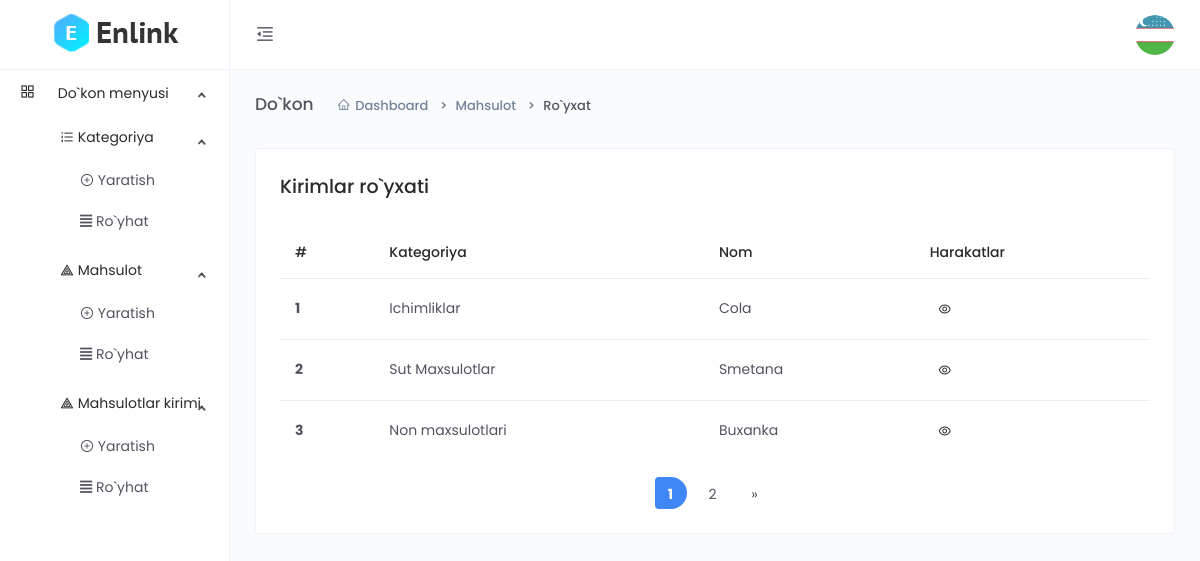
The page /dashboard/list-product-enter/ (signed in) on the database its author committed.
### main/models.py (models this page shows, shortened)
class User(AbstractUser):
    avatar = models.ImageField(upload_to='avatar/',default='avatar/default.png')
    address = models.CharField(max_length=255, blank=True, null=True)
    phone = models.CharField(max_length=255, blank=True, null=True)
    zip_code = models.IntegerField(blank=True, null=True)
    class Meta(AbstractUser.Meta):
        swappable = "AUTH_USER_MODEL"

class CodeGenerate(models.Model):
    code = models.CharField(max_length=255, blank=True,unique=True)
    class Meta:
        abstract = True

class Product(CodeGenerate):
    category = models.ForeignKey(Category, on_delete=models.CASCADE)
    name = models.CharField(max_length=255)
    body = models.TextField()
    price = models.DecimalField(decimal_places=2, max_digits=10)
    discount_price = models.DecimalField(decimal_places=2, max_digits=10,
                                         blank=True, null=True)
    banner_img = models.ImageField(upload_to='banner-img/')
    quantity = models.IntegerField()
    delivery = models.BooleanField(default=False)

class Category(CodeGenerate):
    name = models.CharField(max_length=255, unique=True)

### main/funcs.py (the view)
    def wrapper(request, *args, **kwargs):
        if request.user.is_staff:
            return func(request,*args, **kwargs)
        else:
            return redirect('front:index')

### main/dashboard/views.py (called while the page is built)
def paginator_page(List,num,request):
    paginator = Paginator(List,num)
    page = request.GET.get('page')
    try:
        List = paginator.page(page)
    except PageNotAnInteger:
        List = paginator.page(1)
    except EmptyPage:
        List = paginator.page(paginator.num_pages)
    return List

@staff_required
def list_product_enter(request):
    products = models.Product.objects.all()
    context = {
          'products':paginator_page(products,3,request),
    }
    return render(request, 'dashboard/enter_product/list.html', context)

### main/funcs.py (called while the page is built)
def staff_required(func):
    def wrapper(request, *args, **kwargs):
        if request.user.is_staff:
            return func(request,*args, **kwargs)
        else:
            return redirect('front:index')
    return wrapper

### templates/dashboard/enter_product/list.html (shortened to what this page needs)
{% extends 'dashboard/base.html' %}
{% block content %}
<div class="main-content">
    <div class="page-header">
        <h2 class="header-title">Do`kon</h2>
        <div class="header-sub-title">
            <nav class="breadcrumb breadcrumb-dash">
                <a href="#" class="breadcrumb-item"><i class="anticon anticon-home m-r-5"></i>Dashboard</a>
                <a class="breadcrumb-item" href="#">Mahsulot</a>
                <span class="breadcrumb-item active">Ro`yxat</span>
            </nav>
        </div>
    </div>
    <div class="card">
        <div class="card-body">
            <h4>Kirimlar ro`yxati</h4>
            <div class="m-t-25">
                <div class="table-responsive">
                    <table class="table">
                        <thead>
                            <tr>
                                <th scope="col">#</th>
                                <th scope="col">Kategoriya</th>
                                <th scope="col">Nom</th>
                                <th scope="col">Harakatlar</th>
                            </tr>
                        </thead>
                        <tbody>
                            {% for product in products %}
                            <tr>
                                <th scope="row">{{forloop.counter}}</th>
                                <td>{{product.category.name}}</td>
                                <td>{{product.name}}</td>
                                <td>
                                    <a href="{% url 'dashboard:detail_product_enter' product.code %}" class="btn btn-icon btn-hover btn-sm btn-rounded">
                                        <i class="anticon anticon-eye"></i>
                                    </a>
                                </td>
                            </tr>
                            {% endfor %}
                        </tbody>
                    </table>
                    {% if products.paginator.num_pages > 1 %}
                        <div class="pagination-area">
                            <nav aria-label="Page navigation example">
                                <ul class="pagination justify-content-center">
                                    {% for num in products.paginator.page_range %}
                                        {% if num == products.number %}
                                            <li class="page-item active">
                                            <strong> <a class="page-link" href="#" tabindex="-1">{{ num }}</a></strong>
                                            </li>
                                        {% elif num > products.number|add:'-2' and num < products.number|add:'2' %}
                                            <li class="page-item"><a class="page-link" href="?page={{ num }}">{{ num }}</a></li>
                                        {% endif %}
                                    {% endfor %}
                                    {% if products.has_next %}
                                        <li class="page-item">
                                            <a class="page-link" href="?page={{ products.next_page_number }}">
                                                &raquo;
                                            </a>
                                        </li>
                                    {% endif %}
                                </ul>
                            </nav>
                        </div>
                    {% endif %}
                </div>
            </div>
        </div>
    </div>
</div>
{% endblock %}

### templates/dashboard/base.html (shortened to what this page needs)
<!DOCTYPE html>
<html lang="en">
{% load static %}
<head>
    <link href="{% static 'dashboard/vendors/bootstrap-datepicker/bootstrap-datepicker.min.css' %}" rel="stylesheet">
    <link href="{% static 'dashboard/css/app.min.css' %}" rel="stylesheet">
</head>
<body>
    <div class="app">
        <div class="layout">
            <div class="header">
                <div class="logo logo-dark">
                    <a href="{% url 'dashboard:index' %}">
                        <img src="{% static 'dashboard/images/logo/logo.png' %}" alt="Logo">
                    </a>
                </div>
                <div class="nav-wrap">
                    <ul class="nav-left">
                        <li class="desktop-toggle">
                            <a href="javascript:void(0);">
                                <i class="anticon"></i>
                            </a>
                        </li>
                    </ul>
                    <ul class="nav-right">
                        <li class="dropdown dropdown-animated scale-left">
                            <div class="pointer" data-toggle="dropdown">
                                <div class="avatar avatar-image  m-h-10 m-r-15">
                                    <img src="{{user.avatar.url}}"  alt="">
                                </div>
                            </div>
                        </li>
                    </ul>
                </div>
            </div>
            <div class="side-nav">
                <div class="side-nav-inner">
                    <ul class="side-nav-menu scrollable">
                        <li class="nav-item dropdown open">
                            <a class="dropdown-toggle" href="javascript:void(0);">
                                <span class="icon-holder">
                                    <i class="anticon anticon-appstore"></i>
                                </span>
                                <span class="title">Do`kon menyusi</span>
                            </a>
                            <ul class="dropdown-menu">
                                <li>
                                    <li class="nav-item dropdown open">
                                        <a class="dropdown-toggle" href="javascript:void(0);">
                                            <span class="icon-holder">
                                                <i class="anticon anticon-ordered-list"></i>
                                            </span>
                                            <span class="title">Kategoriya</span>
                                        </a>
                                        <ul class="dropdown-menu">
                                            <li>
                                                <a href="{% url 'dashboard:category_create' %}">
                                                    <i class="anticon anticon-plus-circle"></i>
                                                    Yaratish
                                                </a>
                                            </li>
                                            <li>
                                                <a href="{% url 'dashboard:category_list' %}">
                                                    <span class="icon-holder">
                                                        <i class="fas fa-align-justify"></i>
                                                        Ro`yhat
                                                    </span>
                                                </a>
                                            </li>
                                        </ul>
                                    </li>
                                </li>
                                <li>
                                    <li class="nav-item dropdown open">
                                        <a class="dropdown-toggle" href="javascript:void(0);">
                                            <span class="icon-holder">
                                                <i class="anticon anticon-heat-map"></i>
                                            </span>
                                            <span class="title">Mahsulot</span>
                                        </a>
                                        <ul class="dropdown-menu">
                                            <li>
                                                <a href="{% url 'dashboard:product_create' %}">
                                                    <i class="anticon anticon-plus-circle"></i>
                                                    Yaratish
                                                </a>
                                            </li>
                                            <li>
                                                <a href="{% url 'dashboard:product_list' %}">
                                                    <i class="fas fa-align-justify"></i>
                                                    Ro`yhat
                                                </a>
                                            </li>
                                        </ul>
                                    </li>
                                </li>
                                <li>
                                    <li class="nav-item dropdown open">
                                        <a class="dropdown-toggle" href="javascript:void(0);">
                                            <span class="icon-holder">
                                                <i class="anticon anticon-heat-map"></i>
                                            </span>
                                            <span class="title">Mahsulotlar kirimi</span>
                                        </a>
                                        <ul class="dropdown-menu">
                                            <li>
                                                <a href="{% url 'dashboard:create_product_enter' %}">
                                                    <i class="anticon anticon-plus-circle"></i>
                                                    Yaratish
                                                </a>
                                            </li>
                                            <li>
                                                <a href="{% url 'dashboard:list_product_enter' %}">
                                                    <i class="fas fa-align-justify"></i>
                                                    Ro`yhat
                                                </a>
                                            </li>
                                        </ul>
                                    </li>
                                </li>
                            </ul>
                        </li>
                    </ul>
                </div>
            </div>
            <div class="page-container">
                {% block content %}
                {% endblock %}
            </div>
        </div>
    </div>
</body>
</html>

### rows shown on the page
User: avatar (picture)
Product: category.name "Ichimliklar", name "Cola"
Product: category.name "Sut Maxsulotlar", name "Smetana"
Product: category.name "Non maxsulotlari", name "Buxanka"

### other values the page prints
{{ num }} "1"
{{ num }} "2"
